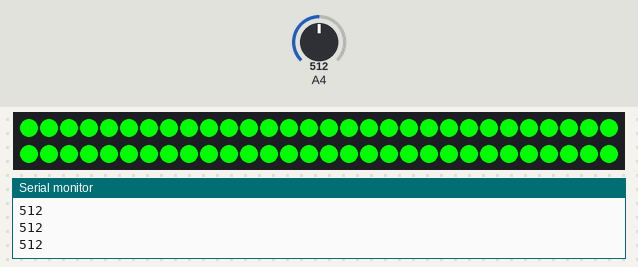
Bench run of a sketch on a simulated Arduino Uno, built with avr-gcc and run on an emulated ATmega328P. On the bench: 60 RGB LEDs in strip order, left to right, continuing on the next row, the last lines printed to the serial monitor. Inputs (shaded band) come from the test bench; at power-on: A4 = 512.

Above: at 1.3 s.
1.4 s: A4 set to 493
2.9 s: A4 set to 511
At 3.3 s:
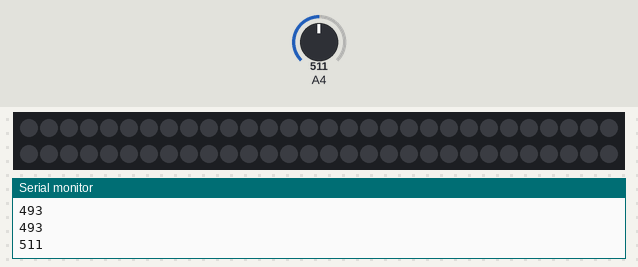
At 5.8 s:
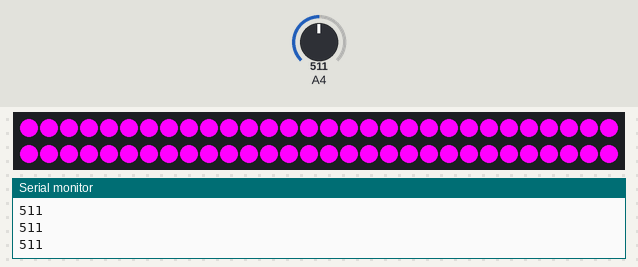
5.9 s: A4 set to 306
7.4 s: A4 set to 716
At 10.3 s:
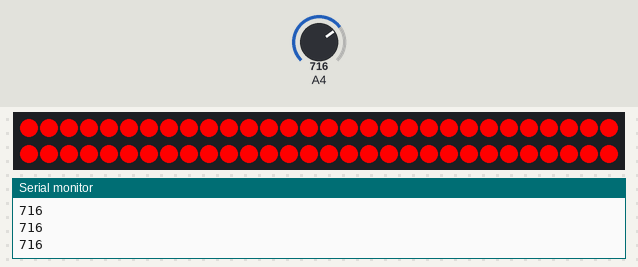
10.4 s: A4 set to 122
Timing chart, 0 to 12.9 s (numbered marks = the images above; inputs shaded):
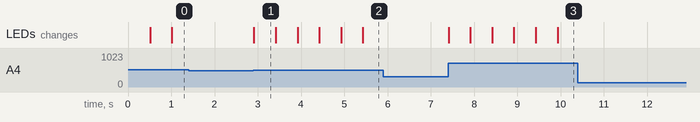

Measured:
- after the input at 2.9 s, the LEDs: change at once (image 1)
- after the input at 7.4 s, the LEDs: first change at once (image 3 shows a later state)
- what the display in image 1 shows lasts 0.5 s, from 2.9 s to 3.4 s

The sketch:

Shoes.ino
```cpp
#include <Adafruit_NeoPixel.h>
      #define PIN 11

// Parameter 1 = number of pixels in strip
// Parameter 2 = pin number (most are valid)
// Parameter 3 = pixel type flags, add together as needed:
//   NEO_KHZ800  800 KHz bitstream (most NeoPixel products w/WS2812 LEDs)
//   NEO_KHZ400  400 KHz (classic 'v1' (not v2) FLORA pixels, WS2811 drivers)
//   NEO_GRB     Pixels are wired for GRB bitstream (most NeoPixel products)
//   NEO_RGB     Pixels are wired for RGB bitstream (v1 FLORA pixels, not v2)
Adafruit_NeoPixel strip = Adafruit_NeoPixel(60, PIN, NEO_GRB + NEO_KHZ800);

int i=0;
int val = 500;

void setup() {
  Serial.begin(9600);
  strip.begin();
  strip.show(); //initialize all pixels to off

}


void loop() {
  int force = analogRead(A4);
  Serial.println(force);

  if(force > val) {
    if (i==0) {
      for (int i = 0; i < 60; i++) {
        strip.setPixelColor(i, strip.Color(255, 0, 0));
        }
      strip.show();
      delay(500);
      i = i+1;
    }


    else if (i==1) {
      for (int i = 0; i < 60; i++) {
        strip.setPixelColor(i, strip.Color(0, 0, 0));
        }
      strip.show();
      delay(500);
      i = i+1;
    }


    else if (i==2) {
      for (int i = 0; i < 60; i++) {
        strip.setPixelColor(i, strip.Color(0, 255, 0));
        }
      strip.show();
      delay(500);
      i = i+1;
    }


    else if (i==3) {
      for (int i = 0; i < 60; i++) {
        strip.setPixelColor(i, strip.Color(0, 0, 0));
        }
      strip.show();
      delay(500);
      i = i+1;
    }


    else if (i==4) {
      for (int i = 0; i < 60; i++) {
        strip.setPixelColor(i, strip.Color(0, 0, 255));
        }
      strip.show();
      delay(500);
      i = i+1;
    }


    else if (i==5) {
      for (int i = 0; i < 60; i++) {
        strip.setPixelColor(i, strip.Color(0, 0, 0));
        }
      strip.show();
      delay(500);
      i = i+1;
    }

    else if (i==6) {
      for (int i = 0; i < 60; i++) {
        strip.setPixelColor(i, strip.Color(255, 255, 0));
        }
      strip.show();
      delay(500);
      i = i+1;
    }


    else if (i==7) {
      for (int i = 0; i < 60; i++) {
        strip.setPixelColor(i, strip.Color(0, 0, 0));
        }
      strip.show();
      delay(500);
      i = i+1;
    }

    else if (i==8) {
     for (int i = 0; i < 60; i++) {
        strip.setPixelColor(i, strip.Color(255, 0, 255));
        }
      strip.show();
      delay(500);
      i = i+1;
    }

    else if (i==9) {
      for (int i = 0; i < 60; i++) {
        strip.setPixelColor(i, strip.Color(0, 0, 0));
        }
      strip.show();
      delay(500);
      i = i+1;
    }

    else if (i==10) {
      for (int i = 0; i < 60; i++) {
        strip.setPixelColor(i, strip.Color(0, 255, 255));
        }
      strip.show();
      delay(500);
      i = i+1;
    }

    else if (i==11) {
      for (int i = 0; i < 60; i++) {
        strip.setPixelColor(i, strip.Color(0, 0, 0));
        }
      strip.show();
      delay(500);
      i = i+1;
    }

    else if (i==12) {
      for (int i = 0; i < 60; i++) {
        strip.setPixelColor(i, strip.Color(255, 255, 255));
        }
      strip.show();
      delay(500);
      i = i+1;
    }

    else if (i==13) {
      for (int i = 0; i < 60; i++) {
        strip.setPixelColor(i, strip.Color(0, 0, 0));
        }
      strip.show();
      delay(500);
      i = 0;
    }

  }
  }
```
